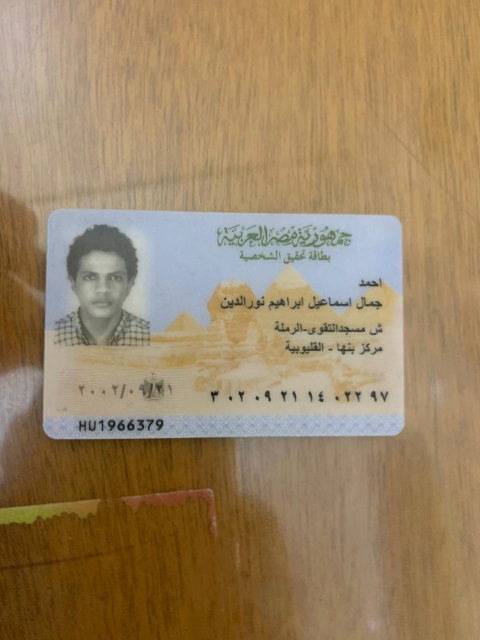
#> input picture 0_IDs_input/ahmed_id1.jpg, 960 x 1280 px (shown at 1/2 size)
$ python corr.py --ref_dir 0_IDs_input --img_dir 0_IDs_input --save_dir out
#> lines starting #> are read from the running program, lines starting #| are printed output that depends on the picture
# Usage:
#   python corr.py --ref_dir 0_IDs_derotation_ref/ --img_dir 1_IDs_rectified/  --save_dir 2_IDs_derotated/
#
# Notes:
# - Uses SAME-AREA correlation on a fixed ROI (no mirrored check).
# - If correlation < THRESH, the image is assumed ROTATED 180° and is auto-rotated
#   then saved as "<name>_corrected.<ext>" next to the original.
# - All images (refs & inputs) must share the SAME dimensions.
# - Tweak ROI and THRESH constants below if needed.

import argparse
from pathlib import Path
import cv2
import numpy as np

# ======= EDIT THESE IF NEEDED =======
# Fixed ROI in pixel coords (x1, y1, x2, y2)
ROI = (416, 3, 908, 156)
# Decision threshold for "same-area" correlation (Pearson/ZNCC on green channel)
THRESH = 0.10
# ====================================

IMG_EXTS = {".jpg", ".jpeg", ".png", ".bmp", ".tif", ".tiff", ".webp"}

def list_images(d: Path):
    return [p for p in sorted(d.glob("*")) if p.suffix.lower() in IMG_EXTS]

def clamp_roi(x1, y1, x2, y2, w, h):
    x1 = max(0, min(x1, w - 1))
    y1 = max(0, min(y1, h - 1))
    x2 = max(0, min(x2, w))
    y2 = max(0, min(y2, h))
    if x2 <= x1 or y2 <= y1:
        raise ValueError(f"Empty ROI after clamping: {(x1,y1,x2,y2)} for size {w}x{h}")
    return x1, y1, x2, y2

def pearson_corr(a, b):
    a = a.astype(np.float32).ravel()
    b = b.astype(np.float32).ravel()
    a -= a.mean(); b -= b.mean()
    return float((a * b).mean() / (a.std() * b.std() + 1e-6))

def corr_green(roi_ref_bgr, roi_in_bgr):
    # Zero-mean normalized cross-correlation on the green channel (lighting-robust)
    return pearson_corr(roi_ref_bgr[..., 1], roi_in_bgr[..., 1])

def average_ref_roi(ref_imgs, roi):
    """Average the reference ROI pixel-wise to get a stable template."""
    acc = None
    count = 0
    x1 = y1 = x2 = y2 = None
    for _, r in ref_imgs:
        h, w = r.shape[:2]
        x1, y1, x2, y2 = clamp_roi(*roi, w, h)
        roi_r = r[y1:y2, x1:x2].astype(np.float32)
        if acc is None:
            acc = np.zeros_like(roi_r, dtype=np.float32)
        acc += roi_r
        count += 1
    mean_roi = (acc / max(count, 1)).astype(np.uint8)
    return mean_roi, (x1, y1, x2, y2)

def main():
    ap = argparse.ArgumentParser()
    ap.add_argument("--ref_dir", required=True, help="folder with upright reference images")
    ap.add_argument("--img_dir", required=True, help="folder with input images to check")
    ap.add_argument("--save_dir", required=True, help="folder to save upright versions")
    args = ap.parse_args()

    ref_dir = Path(args.ref_dir)
    img_dir = Path(args.img_dir)
    save_dir = Path(args.save_dir)
    save_dir.mkdir(parents=True, exist_ok=True)

    # Load references
    ref_paths = list_images(ref_dir)
    if not ref_paths:
        raise SystemExit(f"No reference images found in: {ref_dir}")
    ref_imgs = []
    for p in ref_paths:
        im = cv2.imread(str(p), cv2.IMREAD_COLOR)
#> im is the input picture: shape (1280, 960, 3); mean B, G, R 99.9, 132.5, 155.3
        if im is None:
            print(f"Skip unreadable ref: {p}")
            continue
        ref_imgs.append((p, im))
#> pass 2 of the loop in main, `for p in ref_paths:`:
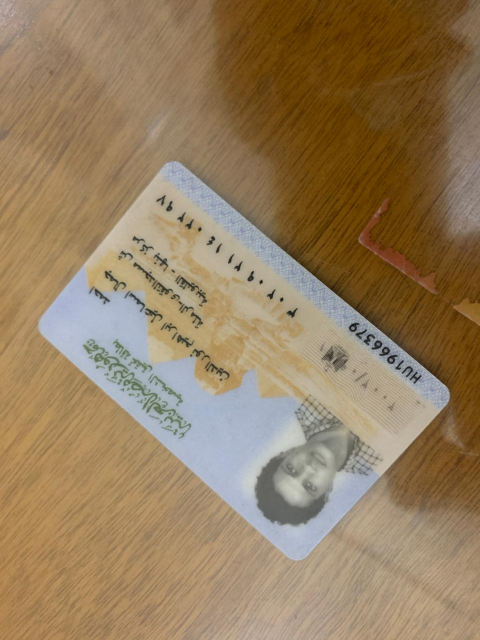
#> input picture 0_IDs_input/ahmed_id2.jpg, 960 x 1280 px (shown at 1/2 size)
#> in main, im is the input picture: shape (1280, 960, 3); mean B, G, R 94.8, 126.4, 149.7
    if not ref_imgs:
        raise SystemExit("No readable reference images.")
    ref_h, ref_w = ref_imgs[0][1].shape[:2]
#> ref_h = 1280; ref_w = 960

    # Build averaged reference ROI
    ref_roi, roi_used = average_ref_roi(ref_imgs, ROI)
#> the loop in average_ref_roi, `for _, r in ref_imgs:` made 2 passes
#> (h, w, x1, y1, x2, y2, count) on passes 1 to 2: (1280, 960, 416, 3, 908, 156, 1), (1280, 960, 416, 3, 908, 156, 2)
#> pass 1, in average_ref_roi, `roi_r = r[y1:y2, x1:x2].astype(np.float32)`:
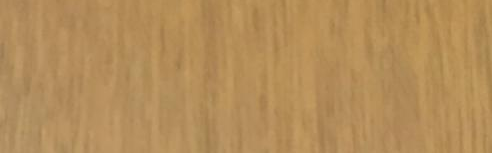
#> roi_r: shape (153, 492, 3) float32; mean B, G, R 90, 141.6, 180.2
#> pass 2, in average_ref_roi, `roi_r = r[y1:y2, x1:x2].astype(np.float32)`:
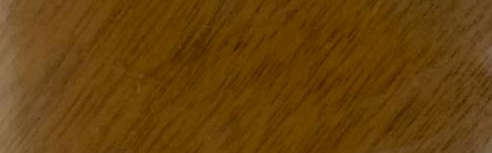
#> roi_r: shape (153, 492, 3) float32; mean B, G, R 12, 65.6, 103.5
#> pass 2, in average_ref_roi, `acc += roi_r`:
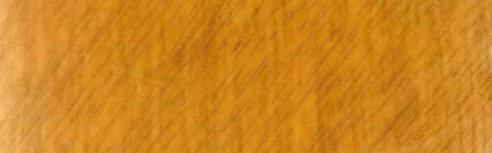
#> acc: shape (153, 492, 3) float32; mean B, G, R 102, 207.3, 283.7; drawn with min black and max white
#> after the loop in average_ref_roi, `for _, r in ref_imgs:`: count = 2
#> in average_ref_roi, `mean_roi = (acc / max(count, 1)).astype(np.uint8)`:
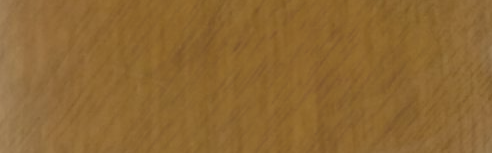
#> mean_roi: shape (153, 492, 3); mean B, G, R 50.8, 103.4, 141.6
#> roi_used = (416, 3, 908, 156)
    print(f"ROI used: {roi_used} (width {roi_used[2]-roi_used[0]}, height {roi_used[3]-roi_used[1]})")
#| ROI used: (416, 3, 908, 156) (width 492, height 153)
    print(f"Threshold: {THRESH:.2f}")

    # Process inputs
    img_paths = list_images(img_dir)
    if not img_paths:
        raise SystemExit(f"No input images found in: {img_dir}")

    saved_ok = 0
    fixed = 0
    skipped = 0

    for p in img_paths:
        im = cv2.imread(str(p), cv2.IMREAD_COLOR)
        if im is None:
            print(f"Skip unreadable: {p.name}")
            continue
        if im.shape[:2] != (ref_h, ref_w):
            print(f"Skip size mismatch: {p.name} has {im.shape[:2]}, expected {(ref_h, ref_w)}")
            continue

        x1, y1, x2, y2 = roi_used
#> x1 = 416; y1 = 3; x2 = 908; y2 = 156
        in_roi = im[y1:y2, x1:x2]
        score = corr_green(ref_roi, in_roi)
#> score = 0.403
        is_upright = score >= THRESH
#> is_upright = True

        if is_upright:
            out_path = save_dir / p.name
            cv2.imwrite(str(out_path), im)
            saved_ok += 1
            print(f"{p.name}: score={score:.4f} -> NOT_ROTATED → saved {out_path.name}")
#| ahmed_id1.jpg: score=0.4030 -> NOT_ROTATED → saved ahmed_id1.jpg
        else:
            out_path = save_dir / f"{p.stem}_corrected{p.suffix}"
            corrected = cv2.rotate(im, cv2.ROTATE_180)
            cv2.imwrite(str(out_path), corrected)
            fixed += 1
            print(f"{p.name}: score={score:.4f} -> ROTATED → saved {out_path.name}")
#> pass 2 of the loop in main, `for p in img_paths:`:
#> in main, `in_roi = im[y1:y2, x1:x2]`:
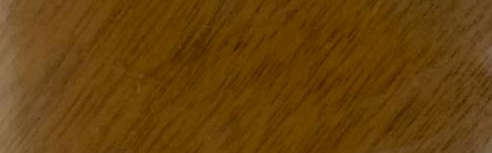
#> in_roi: shape (153, 492, 3); mean B, G, R 12, 65.6, 103.5
#> score = 0.907
#| ahmed_id2.jpg: score=0.9073 -> NOT_ROTATED → saved ahmed_id2.jpg

    print(f"\nDone. Saved OK (original): {saved_ok} | Saved corrected (rotated 180°): {fixed} | Skipped: {skipped}")

if __name__ == "__main__":
    main()
